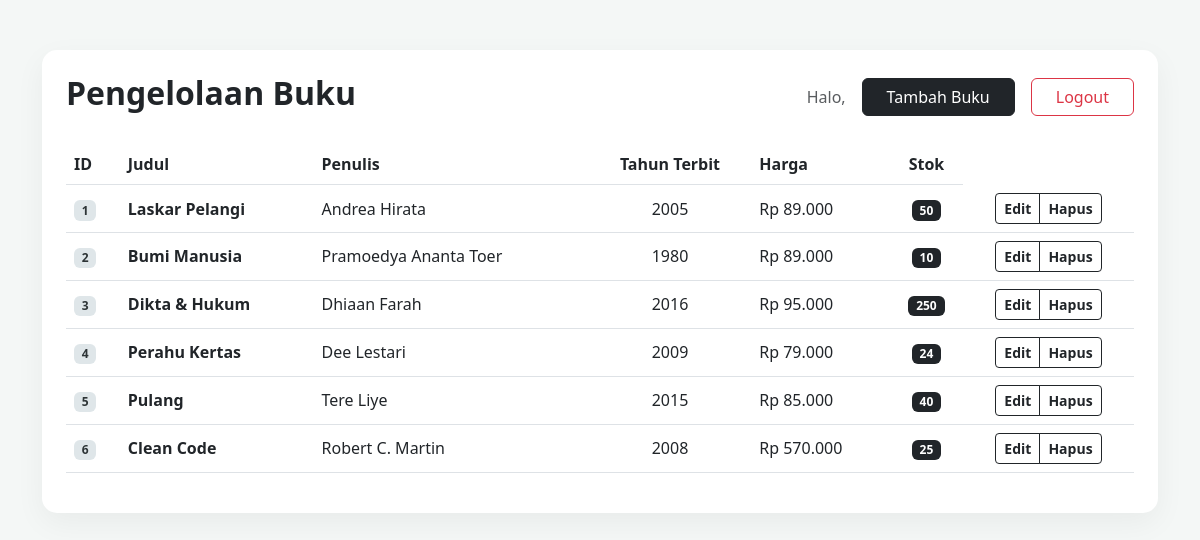
The app's page / (signed in) with its own data.
### tables this page shows
CREATE TABLE `buku` (
  `ID` int(11) NOT NULL,
  `Judul` varchar(255) NOT NULL,
  `Penulis` varchar(255) NOT NULL,
  `Tahun_Terbit` int(11) NOT NULL,
  `Harga` decimal(10,2) NOT NULL,
  `stok` int(11) NOT NULL
);

### index.php (the view, shortened to what this page needs)
<?php include 'koneksi.php'; ?>
<!DOCTYPE html>
<html lang="en">
    <head>
        <link href="https://cdn.jsdelivr.net/npm/bootstrap@5.3.0/dist/css/bootstrap.min.css" rel="stylesheet">
        <link rel="stylesheet" href="https://cdnjs.cloudflare.com/ajax/libs/font-awesome/6.4.0/css/all.min.css">
    </head>
    <body>
        <div class="container">
            <div class="card p-4">
                <div class="d-flex justify-content-between align-items-center mb-4">
                    <h2 class="fw-bold text-dark"> Pengelolaan Buku</h2>
                    <div class="d-flex align-items-center gap-3">
                        <span class="text-muted">Halo, <strong><?= htmlspecialchars($_SESSION['nama']); ?></strong></span>
                        <a href="tambah.php" class="btn btn-dark px-4">Tambah Buku</a>
                        <a href="logout.php" class="btn btn-outline-danger px-4">Logout</a>
                    </div>
                </div>
                <div class="table-responsive">
                    <table class="table table-hover align-middle">
                        <thead>
                            <tr>
                                <th>ID</th>
                                <th>Judul</th>
                                <th>Penulis</th>
                                <th class="text-center">Tahun Terbit</th>
                                <th>Harga</th>
                                <th class="text-center">Stok</th>
                            </tr>
                        </thead>
                    <tbody>
                        <?php
                            $result = $conn->query("SELECT * FROM buku");
                            if ($result->num_rows > 0) {
                                while ($row = $result->fetch_assoc()) {
                        ?>
                        <tr>
                            <td><span class="badge badge-id"><?= $row['ID']; ?></span></td>
                            <td class="fw-bold"><?= htmlspecialchars($row['Judul']); ?></td>
                            <td><?= htmlspecialchars($row['Penulis']); ?></td>
                            <td class="text-center"><?= $row['Tahun_Terbit']; ?></td>
                            <td class="text-dark fw-blod">Rp <?= number_format($row['Harga'], 0, ',', '.'); ?></td>
                            <td class="text-center">
                                <span class="badge <?= $row['stok'] < 5 ? 'bg-danger' : 'bg-dark'; ?>">
                                    <?= $row['stok']; ?>
                                </span>
                            </td>
                            <td class="text-center">
                                <div class="btn-group">
                                    <a href="edit.php?id=<?= $row['ID']; ?>" class="btn btn-sm btn-outline-dark fw-bold">Edit</a>
                                    <a href="hapus.php?id=<?= $row['ID']; ?>" class="btn btn-sm btn-outline-dark fw-bold" onclick="return confirm('Hapus buku ini?')">Hapus</a>
                                </div>
                            </td>
                        </tr>
                        <?php
                            }
                            }  else {
                                echo "<tr><td colspan='7' class='text-center'>Data belum tersedia</td></tr>";
                            }
                        ?>
                    </tbody>
                    </table>
                </div>
            </div>
        </div>
    </body>
</html>

### index.php (style rules this page uses)
body { background-color: #f4f7f6; font-family: 'Segoe UI', sans-serif; }
.container { margin-top: 50px; }
.card { border: none; border-radius: 15px; box-shadow: 0 10px 30px rgba(0,0,0,0.05); }
.table thead { background-color: #2d3436; color: white; }
.badge-id { background-color: #dfe6e9; color: #2d3436; }

### records on screen
buku: ID "1", Judul "Laskar Pelangi", Penulis "Andrea Hirata", Tahun_Terbit "2005", Harga "89.000", stok "50"
buku: ID "2", Judul "Bumi Manusia", Penulis "Pramoedya Ananta Toer", Tahun_Terbit "1980", Harga "89.000", stok "10"
buku: ID "3", Judul "Dikta & Hukum", Penulis "Dhiaan Farah", Tahun_Terbit "2016", Harga "95.000", stok "250"
buku: ID "4", Judul "Perahu Kertas", Penulis "Dee Lestari", Tahun_Terbit "2009", Harga "79.000", stok "24"
buku: ID "5", Judul "Pulang", Penulis "Tere Liye", Tahun_Terbit "2015", Harga "85.000", stok "40"
buku: ID "6", Judul "Clean Code", Penulis "Robert C. Martin", Tahun_Terbit "2008", Harga "570.000", stok "25"
